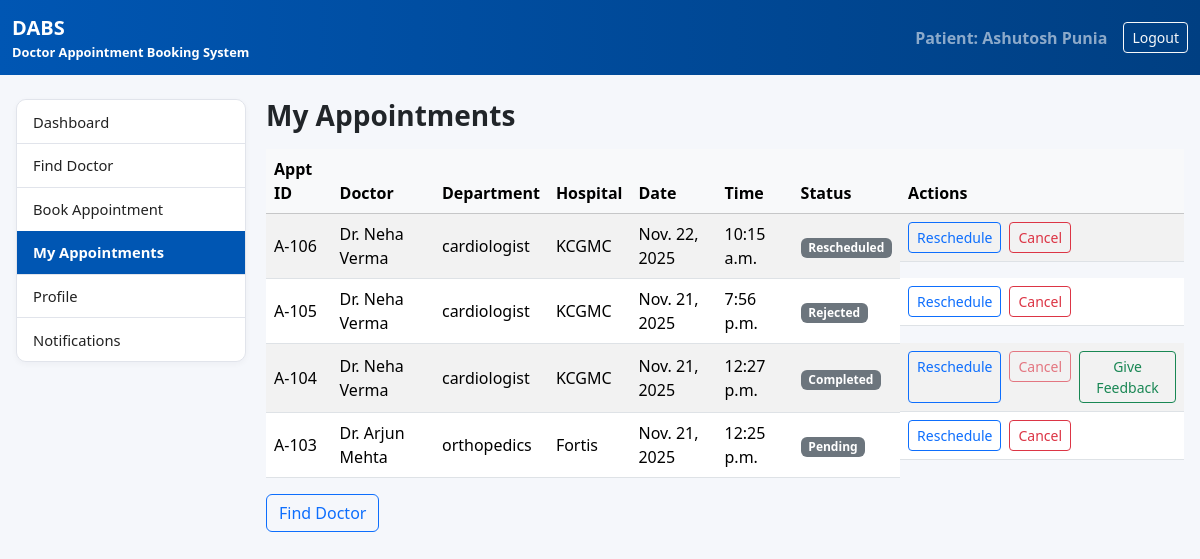
The page /dashboard/patient/appointments/ (signed in) on the database its author committed.
### booking/models.py (models this page shows, shortened)
class Appointment(models.Model):
    STATUS_CHOICES = [
        ('Pending', 'Pending'),
        ('Approved', 'Approved'),
        ('Rescheduled', 'Rescheduled'),
        ('Cancelled', 'Cancelled'),
        ('Completed', 'Completed'),
        ('Rejected', 'Rejected'),
    ]
    patient = models.ForeignKey(
        User,
        on_delete=models.CASCADE,
        related_name='patient_appointments',
    )
    doctor = models.ForeignKey(
        DoctorProfile,
        on_delete=models.CASCADE,
        related_name='doctor_appointments',
    )
    department = models.CharField(max_length=100)
    hospital = models.CharField(max_length=120)
    date = models.DateField()
    time = models.TimeField()
    symptoms = models.TextField(blank=True)
    status = models.CharField(
        max_length=20,
        choices=STATUS_CHOICES,
        default='Pending',
    )
    created_at = models.DateTimeField(auto_now_add=True)
    updated_at = models.DateTimeField(auto_now=True)

class DoctorProfile(models.Model):
    STATUS_CHOICES = [
        ('Pending', 'Pending'),
        ('Approved', 'Approved'),
        ('Active', 'Active'),
        ('Inactive', 'Inactive'),
        ('Rejected', 'Rejected'),
    ]
    user = models.ForeignKey(User, on_delete=models.CASCADE)
    registration_no = models.CharField(max_length=50)
    specialization = models.CharField(max_length=80)
    experience_years = models.PositiveIntegerField(default=0)
    hospital = models.CharField(max_length=120)
    hospital_slug = models.CharField(max_length=120)
    city = models.CharField(max_length=80)
    slot_preference = models.CharField(max_length=120)
    fee = models.DecimalField(max_digits=8, decimal_places=2,
                              null=True, blank=True)
    bio = models.TextField()
    status = models.CharField(
        max_length=10,
        choices=STATUS_CHOICES,
        default='Pending',
    )
    created_at = models.DateTimeField(auto_now_add=True)
    working_days = models.CharField(max_length=100, blank=True)
    clinic_start_time = models.TimeField(null=True, blank=True)
    clinic_end_time = models.TimeField(null=True, blank=True)
    break_start_time = models.TimeField(null=True, blank=True)
    break_end_time = models.TimeField(null=True, blank=True)
    slot_minutes = models.PositiveIntegerField(null=True, blank=True)
    schedule_notes = models.TextField(blank=True)
    schedule_published = models.BooleanField(default=False)
    review_note = models.TextField(blank=True)
    reviewed_by = models.ForeignKey(
        User,
        null=True,
        blank=True,
        on_delete=models.SET_NULL,
        related_name='reviewed_doctors',
    )
    reviewed_at = models.DateTimeField(null=True, blank=True)

### booking/views.py (the view)
# urls.py: path('dashboard/patient/appointments/', views.my_appointments, name='my_appointments'),
@login_required
def my_appointments(request):
    appts = Appointment.objects.filter(patient=request.user).order_by("-date", "-time")
    return render(request, "booking/my_appointments.html", {"appts": appts})

### booking/templates/booking/my_appointments.html (shortened to what this page needs)
{% extends "booking/patient_base.html" %}
{% block content %}
<h3 class="fw-bold mb-3">My Appointments</h3>
<div class="table-responsive">
  <table class="table table-striped align-middle">
    <thead class="table-light">
      <tr>
        <th>Appt ID</th>
        <th>Doctor</th>
        <th>Department</th>
        <th>Hospital</th>
        <th>Date</th>
        <th>Time</th>
        <th>Status</th>
        <th>Actions</th>
      </tr>
    </thead>
    <tbody>
    {% for a in appts %}
      <tr>
        <td>A-10{{ a.id }}</td>
        <td>Dr. {{ a.doctor.user.first_name }} {{ a.doctor.user.last_name }}</td>
        <td>{{ a.department }}</td>
        <td>{{ a.hospital }}</td>
        <td>{{ a.date }}</td>
        <td>{{ a.time }}</td>
        <td>
          <span class="badge text-bg-secondary">{{ a.status }}</span>
        </td>
       <td class="d-flex gap-2">
  <a class="btn btn-sm btn-outline-primary"
     href="{% url 'reschedule_appointment' a.id %}">
    Reschedule
  </a>
  <form method="post"
        action="{% url 'cancel_appointment' a.id %}"
        onsubmit="return confirm('Cancel this appointment?');">
    <button class="btn btn-sm btn-outline-danger" type="submit"
      {% if a.status == 'Cancelled' or a.status == 'Completed' %}disabled{% endif %}>
      Cancel
    </button>
  </form>
  {% if a.status == 'Completed' and not a.feedback %}
    <a class="btn btn-sm btn-outline-success"
       href="/dashboard/patient/appointments/{{ a.id }}/feedback/">
      Give Feedback
    </a>
  {% endif %}
</td>
      </tr>
    {% empty %}
      <tr>
        <td colspan="8" class="text-muted">No appointments yet.</td>
      </tr>
    {% endfor %}
    </tbody>
  </table>
</div>
<a class="btn btn-outline-primary" href="{% url 'find_doctor' %}">
  Find Doctor
</a>
{% endblock %}

### booking/templates/booking/patient_base.html (shortened to what this page needs)
{% load static %}
<!DOCTYPE html>
<html lang="en">
<head>
  <link
      href="https://cdn.jsdelivr.net/npm/bootstrap@5.3.3/dist/css/bootstrap.min.css"
      rel="stylesheet"
>
  <link rel="stylesheet" href="{% static 'booking/dashboard.css' %}">
</head>
<body>
<nav class="navbar navbar-expand-lg navbar-dark dabs-topbar">
  <div class="container-fluid">
    <span class="navbar-brand">
      <strong>DABS</strong>
      <small class="d-block" style="font-size: 0.8rem;">
        Doctor Appointment Booking System
      </small>
    </span>
    <span class="navbar-text ms-auto me-3">
      Patient:
      {{ request.user.get_full_name|default:request.user.username }}
    </span>
    <a href="{% url 'logout' %}" class="btn btn-outline-light btn-sm">
      Logout
    </a>
  </div>
</nav>
<div class="dabs-shell">
  <div class="dabs-dashboard-layout">
    <div class="dashboard-sidebar list-group">
      <a href="{% url 'patient_dashboard' %}"
         class="list-group-item {% if request.path == '/dashboard/patient/' %}active{% endif %}">
        Dashboard
      </a>
      <a href="{% url 'find_doctor' %}"
         class="list-group-item {% if request.path == '/dashboard/patient/find/' %}active{% endif %}">
        Find Doctor
      </a>
      <a href="{% url 'book_appointment_doctor' %}"
         class="list-group-item {% if request.path == '/dashboard/patient/bookAppointment/' %}active{% endif %}">
        Book Appointment
      </a>
      <a href="{% url 'my_appointments' %}"
         class="list-group-item {% if request.path == '/dashboard/patient/appointments/' %}active{% endif %}">
        My Appointments
      </a>
      <a href="{% url 'patient_profile' %}"
   class="list-group-item {% if request.path == '/dashboard/patient/profile/' %}active{% endif %}">
  Profile
</a>
        <a href="{% url 'patient_notifications' %}"
   class="list-group-item {% if request.path == '/dashboard/patient/notifications/' %}active{% endif %}">
  Notifications
</a>
    </div>
    <main class="dashboard-main">
      {% block content %}{% endblock %}
    </main>
  </div>
</div>
</body>
</html>

### booking/static/booking/dashboard.css (style rules this page uses)
:root { --dabs-blue: #0056b3; --dabs-blue-dark: #003f82; --dabs-bg: #f5f7fb; --dabs-border: #e1e4eb; --dabs-text-main: #222; --dabs-text-muted: #6c757d; --dabs-card-shadow: 0 2px 6px rgba(15, 23, 42, 0.04); }
html, body { height: 100%; }
body { background-color: var(--dabs-bg); display: flex; flex-direction: column; min-height: 100vh; }
.dabs-shell { max-width: 1200px; margin: 0 auto; padding: 1.5rem 1rem 2.5rem; }
.dabs-topbar { background: linear-gradient(90deg, var(--dabs-blue), var(--dabs-blue-dark)); color: #fff; }
.dabs-topbar .navbar-brand, .dabs-topbar .navbar-text { font-weight: 600; }
.dabs-topbar .container, .dabs-topbar .container-fluid { max-width: 1200px; }
.dabs-dashboard-layout { display: flex; align-items: flex-start; gap: 1.25rem; }
.dashboard-sidebar { width: 230px; flex-shrink: 0; background-color: #ffffff; border-radius: 10px; border: 1px solid var(--dabs-border); box-shadow: var(--dabs-card-shadow); overflow-y: auto; align-self: flex-start !important; }
.dashboard-sidebar .list-group-item { border: 0; border-bottom: 1px solid var(--dabs-border); padding: 0.65rem 1rem; font-size: 0.92rem; color: var(--dabs-text-main); background-color: #ffffff; }
.dashboard-sidebar .list-group-item:last-child { border-bottom: none; }
.dashboard-sidebar .list-group-item.active, .dashboard-sidebar .list-group-item.active:focus, .dashboard-sidebar .list-group-item.active:hover { background-color: var(--dabs-blue); color: #ffffff; font-weight: 600; }
.dashboard-main { flex: 1; min-width: 55em; }

### rows shown on the page
Appointment: id "6", doctor.user.first_name "Neha", doctor.user.last_name "Verma", department "cardiologist", hospital "KCGMC", date "Nov. 22, 2025", time "10:15 a.m.", status "Rescheduled"
Appointment: id "5", doctor.user.first_name "Neha", doctor.user.last_name "Verma", department "cardiologist", hospital "KCGMC", date "Nov. 21, 2025", time "7:56 p.m.", status "Rejected"
Appointment: id "4", doctor.user.first_name "Neha", doctor.user.last_name "Verma", department "cardiologist", hospital "KCGMC", date "Nov. 21, 2025", time "12:27 p.m.", status "Completed"
Appointment: id "3", doctor.user.first_name "Arjun", doctor.user.last_name "Mehta", department "orthopedics", hospital "Fortis", date "Nov. 21, 2025", time "12:25 p.m.", status "Pending"

### other values the page prints
{{ request.user.get_full_name|default:request.user.username }} "Ashutosh Punia"
